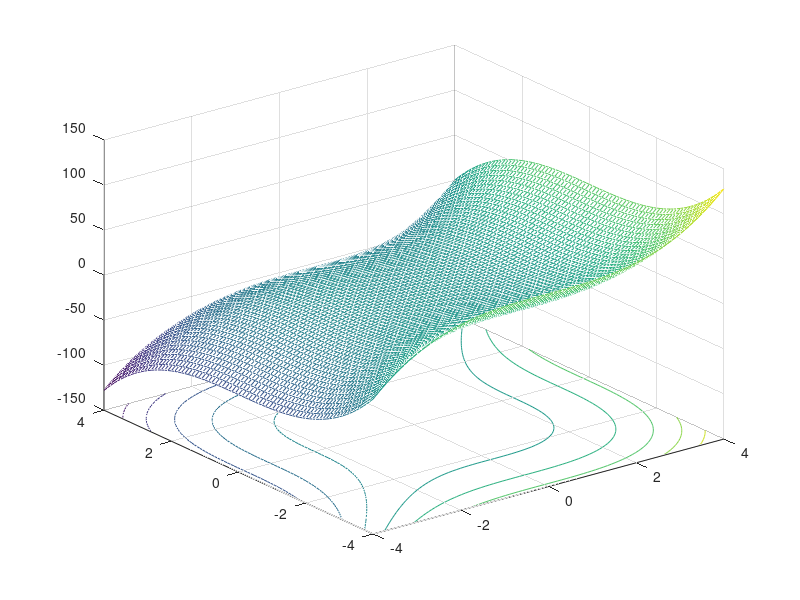

Reproduce this figure in MATLAB.
start = clock;

clf

[x,y] = meshgrid(-4:0.1:4); 

z = x.^3 +- y.^3;

%%% mesh(x,y,z);
meshc(x,y,z);

elapse = etime(clock,start)